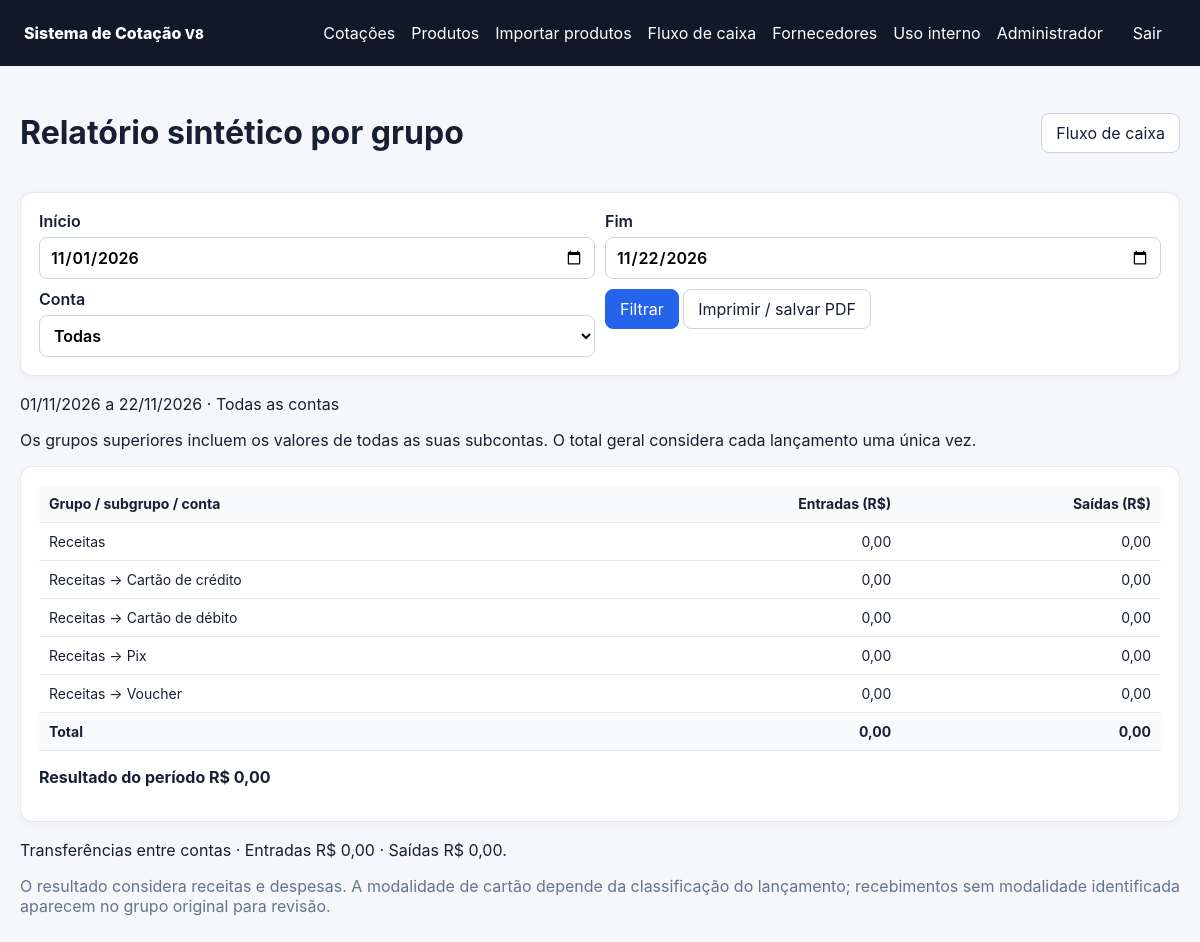
The app's page /admin/financeiro/sintetico (signed in) with its own data.
### app/models.py (models this page shows)
class User(Base):
    __tablename__ = "users"
    id: Mapped[int] = mapped_column(primary_key=True)
    name: Mapped[str] = mapped_column(String(120))
    email: Mapped[str] = mapped_column(String(180), unique=True, index=True)
    password_hash: Mapped[str] = mapped_column(String(255))
    role: Mapped[str] = mapped_column(String(20), default="supplier")
    company_name: Mapped[str | None] = mapped_column(String(180), nullable=True)
    active: Mapped[bool] = mapped_column(Boolean, default=True)
    must_change_password: Mapped[bool] = mapped_column(Boolean, default=False)

class CashGroup(Base):
    __tablename__ = "cash_groups"
    id: Mapped[int] = mapped_column(primary_key=True)
    name: Mapped[str] = mapped_column(String(160), index=True)
    nature: Mapped[str] = mapped_column(String(20), default="expense")  # income | expense | transfer
    parent_id: Mapped[int | None] = mapped_column(ForeignKey("cash_groups.id", ondelete="SET NULL"), nullable=True)
    active: Mapped[bool] = mapped_column(Boolean, default=True)
    created_at: Mapped[datetime] = mapped_column(DateTime, default=datetime.utcnow)

### app/finance_reports.py (the view)
@router.get('/admin/financeiro/sintetico')
def summary_report(request: Request, db: Session = Depends(get_db)):
    user = require_admin(request, db)
    today = now_local().date()
    start = parse_date_value(request.query_params.get('inicio')) if request.query_params.get('inicio') else today.replace(day=1)
    end = parse_date_value(request.query_params.get('fim')) if request.query_params.get('fim') else today
    try:
        account_id = int(request.query_params.get('conta') or 0)
    except ValueError:
        raise HTTPException(400, 'Conta inválida.')
    if not start or not end or start > end:
        raise HTTPException(400, 'Período inválido.')
    accounts = db.scalars(select(FinancialAccount).order_by(FinancialAccount.name)).all()
    if account_id and not any(a.id == account_id for a in accounts):
        raise HTTPException(400, 'Conta não encontrada.')
    groups = {g.id:g for g in db.scalars(select(CashGroup))}
    totals = defaultdict(lambda:dict(income=Decimal('0'), expense=Decimal('0')))
    transfers = dict(transfer_in=Decimal('0'), transfer_out=Decimal('0'))
    for tx in filtered_transactions(db, start, end, account_id or None, None, None):
        if tx.transaction_type in transfers:
            transfers[tx.transaction_type] += tx.amount
        else:
            totals[tx.group_id][tx.transaction_type] += tx.amount
    for _, name in CHANNELS:
        for g in groups.values():
            if g.name == name:
                totals[g.id]  # Show each payment channel even in a month with no receipts.
    income = sum((r['income'] for r in totals.values()), Decimal('0'))
    expense = sum((r['expense'] for r in totals.values()), Decimal('0'))
    rolled = defaultdict(lambda: dict(income=Decimal('0'), expense=Decimal('0')))
    for gid, amounts in totals.items():
        current = gid
        seen = set()
        while current not in seen:
            seen.add(current)
            rolled[current]['income'] += amounts['income']
            rolled[current]['expense'] += amounts['expense']
            group = groups.get(current)
            if not group or group.parent_id is None:
                break
            current = group.parent_id
    rows = []
    for gid, amounts in rolled.items():
        group = groups.get(gid)
        path = account_path(group, groups) if group else 'Sem classificação'
        rows.append(dict(name=path, parent='', **amounts))
    rows.sort(key=lambda r: r['name'].casefold())
    return templates.TemplateResponse(request, 'finance_summary.html',dict(
        user=user, start=start,end=end,accounts=accounts,account_id=account_id,rows=rows,
        income=income,expense=expense,result=income-expense,transfers=transfers))

### app/templates/finance_summary.html (shortened to what this page needs)
{% extends 'base.html' %}
{% block content %}
<div class="page-head"><h1>Relatório sintético por grupo</h1><a class="button summary-actions" href="/admin/financeiro">Fluxo de caixa</a></div>
<form method="get" class="card form-row summary-actions">
<label>Início<input type="date" name="inicio" value="{{ start.isoformat() }}" required></label>
<label>Fim<input type="date" name="fim" value="{{ end.isoformat() }}" required></label>
<label>Conta<select name="conta"><option value="">Todas</option>{% for a in accounts %}<option value="{{ a.id }}"{% if account_id == a.id %} selected{% endif %}>{{ a.name }}</option>{% endfor %}</select></label>
<div><button class="primary">Filtrar</button> <button type="button" onclick="window.print()">Imprimir / salvar PDF</button></div>
</form>
<p>{{ start.strftime('%d/%m/%Y') }} a {{ end.strftime('%d/%m/%Y') }} · {% if account_id %}{% for a in accounts if a.id == account_id %}{{ a.name }}{% endfor %}{% else %}Todas as contas{% endif %}</p>
<p>Os grupos superiores incluem os valores de todas as suas subcontas. O total geral considera cada lançamento uma única vez.</p>
<div class="card table-wrap"><table><thead><tr><th>Grupo / subgrupo / conta</th><th class="money">Entradas (R$)</th><th class="money">Saídas (R$)</th></tr></thead><tbody>
{% for row in rows %}<tr><td>{{ row.name }}</td><td class="money">{{ '%.2f'|format(row.income)|replace('.', ',') }}</td><td class="money">{{ '%.2f'|format(row.expense)|replace('.', ',') }}</td></tr>{% endfor %}
</tbody><tfoot><tr><th colspan="1">Total</th><th class="money">{{ '%.2f'|format(income)|replace('.', ',') }}</th><th class="money">{{ '%.2f'|format(expense)|replace('.', ',') }}</th></tr></tfoot></table>
<p><strong>Resultado do período R$ {{ '%.2f'|format(result)|replace('.', ',') }}</strong></p>
</div>
<p>Transferências entre contas · Entradas R$ {{ '%.2f'|format(transfers.transfer_in)|replace('.', ',') }} · Saídas R$ {{ '%.2f'|format(transfers.transfer_out)|replace('.', ',') }}.</p>
<p class="muted">O resultado considera receitas e despesas. A modalidade de cartão depende da classificação do lançamento; recebimentos sem modalidade identificada aparecem no grupo original para revisão.</p>
{% endblock %}

### app/templates/base.html (shortened to what this page needs)
<!doctype html>
<html lang="pt-BR">
<head>
  <link rel="stylesheet" href="/static/style.css?v=10">
</head>
<body>
<header class="topbar">
  <div class="brand">Sistema de Cotação <small class="app-version">V8</small></div>
  {% if user %}
  <div class="nav">
    {% if user.role == 'admin' %}<a href="/admin">Cotações</a><a href="/admin/produtos">Produtos</a><a href="/admin/importacao-produtos">Importar produtos</a><a href="/admin/financeiro">Fluxo de caixa</a><a href="/admin/fornecedores">Fornecedores</a><a href="/uso-interno">Uso interno</a>{% elif user.role == 'employee' %}<a href="/uso-interno">Registrar retirada</a><a href="/uso-interno/alterar-senha">Alterar senha</a>{% else %}<a href="/fornecedor">Minhas cotações</a><a href="/fornecedor/alterar-senha">Alterar senha</a>{% endif %}
    <span>{{ user.name }}</span>
    <form action="/logout" method="post"><button class="link-btn">Sair</button></form>
  </div>
  {% endif %}
</header>
<main class="container">{% block content %}{% endblock %}</main>
</body>
</html>

### app/static/style.css (style rules this page uses)
:root { font-family:Inter,ui-sans-serif,system-ui,-apple-system,BlinkMacSystemFont,"Segoe UI",sans-serif;color:#172033;background:#f5f7fb }
* { box-sizing:border-box }
body { margin:0 }
.topbar { display:flex;justify-content:space-between;align-items:center;padding:14px 24px;background:#111827;color:#fff }
.brand { font-weight:800 }
.nav { display:flex;gap:16px;align-items:center }
.nav a,.link-btn { color:#fff;text-decoration:none;background:none;border:0;cursor:pointer;font:inherit }
.nav form { margin:0 }
.container { max-width:1500px;margin:26px auto;padding:0 20px }
.page-head { display:flex;justify-content:space-between;gap:16px;align-items:center;margin-bottom:18px }
.card { background:#fff;border:1px solid #e5e7eb;border-radius:12px;padding:18px;margin-bottom:18px;box-shadow:0 2px 8px rgba(15,23,42,.04) }
label { display:grid;gap:6px;font-weight:600 }
input,select,textarea,button,.button { font:inherit }
input,select,textarea { width:100%;padding:9px 10px;border:1px solid #cbd5e1;border-radius:8px;background:#fff }
button,.button { border:1px solid #cbd5e1;border-radius:8px;padding:9px 14px;background:#fff;color:#172033;text-decoration:none;cursor:pointer;display:inline-block }
.primary { background:#2563eb;color:#fff;border-color:#2563eb }
.muted { color:#64748b }
.table-wrap { overflow:auto }
table { width:100%;border-collapse:collapse;font-size:14px }
th,td { text-align:left;padding:10px;border-bottom:1px solid #e5e7eb;vertical-align:top }
th { background:#f8fafc;white-space:nowrap }
.money { text-align:right;white-space:nowrap }
.form-row { display:grid;grid-template-columns:1fr 1fr;gap:10px }

### records on screen
User: name "Administrador"
CashGroup: name "Receitas", income "0,00", expense "0,00"

### other values on screen
{{ start.strftime('%d/%m/%Y') }} "01/11/2026"
{{ end.strftime('%d/%m/%Y') }} "22/11/2026"
{{ row.name }} "Receitas → Cartão de crédito" "Receitas → Cartão de débito" "Receitas → Pix" "Receitas → Voucher"
{{ '%.2f'|format(row.income)|replace('.', ',') }} "0,00" "0,00" "0,00" "0,00"
{{ '%.2f'|format(row.expense)|replace('.', ',') }} "0,00" "0,00" "0,00" "0,00"
{{ '%.2f'|format(income)|replace('.', ',') }} "0,00"
{{ '%.2f'|format(expense)|replace('.', ',') }} "0,00"
{{ '%.2f'|format(result)|replace('.', ',') }} "0,00"
{{ '%.2f'|format(transfers.transfer_in)|replace('.', ',') }} "0,00"
{{ '%.2f'|format(transfers.transfer_out)|replace('.', ',') }} "0,00"
